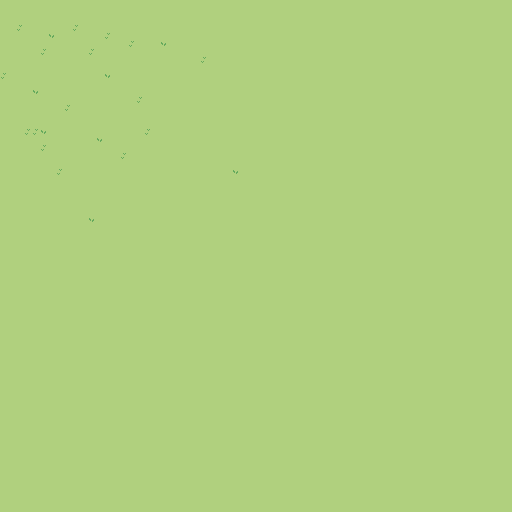

Below is a game level as drawn by its tile map, then a one-line description and the .tmx that defines it (tile-layer data replaced by summaries):
An orthogonal 64x64 tile map with 8x8 px tiles, 4 tile layers (background, tile_0, tile_1, overlay), 3 tilesets.

<map version="1.9" tiledversion="1.9.2" orientation="orthogonal" renderorder="right-down" width="64" height="64" tilewidth="8" tileheight="8" infinite="0" nextlayerid="7" nextobjectid="1">
 <editorsettings>
  <export target="../tilemaps/map.csv" format="csv" />
 </editorsettings>
 <tileset firstgid="1" source="tiles.tsx" />
 <tileset firstgid="421" source="sprites.tsx" />
 <tileset firstgid="453" source="overlay.tsx" />
 <layer id="4" name="background" width="64" height="64">
  <data>[4096 cells, 4096 non-empty, 3 distinct tile ids]</data>
 </layer>
 <layer id="3" name="tile_0" width="64" height="64">
  <data>[4096 cells, 0 non-empty, 0 distinct tile ids]</data>
 </layer>
 <layer id="2" name="tile_1" width="64" height="64">
  <data>[4096 cells, 0 non-empty, 0 distinct tile ids]</data>
 </layer>
 <objectgroup id="5" name="player" />
 <layer id="1" name="overlay" width="64" height="64">
  <data>[4096 cells, 0 non-empty, 0 distinct tile ids]</data>
 </layer>
</map>
